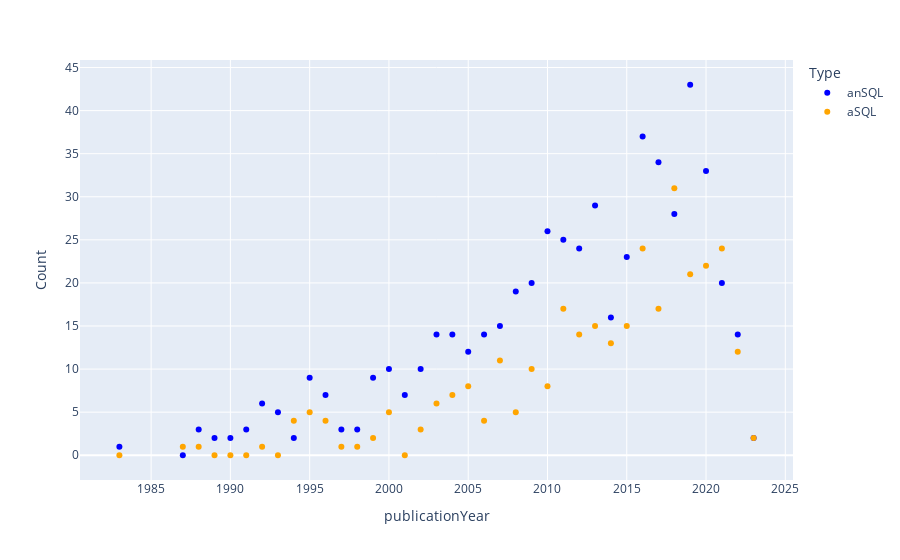

The notebook cell this image was saved under:
### Code cell
import plotly.express as px

# Assuming your DataFrame is named df
fig = px.scatter(new_df2, x="publicationYear", y=["anSQL", "aSQL"], color_discrete_sequence=["blue", "orange"],
                 labels={"value": "Count", "variable": "Type"})

#  Adding regression lines
# fig.add_trace(px.line(new_df2, x="publicationYear", y="anSQL").data[0])
# fig.add_trace(px.line(new_df2, x="publicationYear", y="aSQL").data[0])

# Show the plot
fig.show()

### Figure 1 — Plotly figure (JSON) as saved in the notebook; plotly's stock layout.template omitted (floating-point values rounded to 4 significant figures)
{"data": [{"hovertemplate": "Type=anSQL<br>publicationYear=%{x}<br>Count=%{y}<extra></extra>", "legendgroup": "anSQL", "marker": {"color": "blue", "symbol": "circle"}, "mode": "markers", "name": "anSQL", "orientation": "v", "showlegend": true, "type": "scatter", "x": [1983, 1987, 1988, 1989, 1990, 1991, 1992, 1993, 1994, 1995, 1996, 1997, 1998, 1999, 2000, 2001, 2002, 2003, 2004, 2005, 2006, 2007, 2008, 2009, 2010, 2011, 2012, 2013, 2014, 2015, 2016, 2017, 2018, 2019, 2020, 2021, 2022, 2023], "xaxis": "x", "y": [1, 0, 3, 2, 2, 3, 6, 5, 2, 9, 7, 3, 3, 9, 10, 7, 10, 14, 14, 12, 14, 15, 19, 20, 26, 25, 24, 29, 16, 23, 37, 34, 28, 43, 33, 20, 14, 2], "yaxis": "y"}, {"hovertemplate": "Type=aSQL<br>publicationYear=%{x}<br>Count=%{y}<extra></extra>", "legendgroup": "aSQL", "marker": {"color": "orange", "symbol": "circle"}, "mode": "markers", "name": "aSQL", "orientation": "v", "showlegend": true, "type": "scatter", "x": [1983, 1987, 1988, 1989, 1990, 1991, 1992, 1993, 1994, 1995, 1996, 1997, 1998, 1999, 2000, 2001, 2002, 2003, 2004, 2005, 2006, 2007, 2008, 2009, 2010, 2011, 2012, 2013, 2014, 2015, 2016, 2017, 2018, 2019, 2020, 2021, 2022, 2023], "xaxis": "x", "y": [0, 1, 1, 0, 0, 0, 1, 0, 4, 5, 4, 1, 1, 2, 5, 0, 3, 6, 7, 8, 4, 11, 5, 10, 8, 17, 14, 15, 13, 15, 24, 17, 31, 21, 22, 24, 12, 2], "yaxis": "y"}], "layout": {"legend": {"title": {"text": "Type"}, "tracegroupgap": 0}, "margin": {"t": 60}, "xaxis": {"anchor": "y", "domain": [0, 1], "title": {"text": "publicationYear"}}, "yaxis": {"anchor": "x", "domain": [0, 1], "title": {"text": "Count"}}}}
